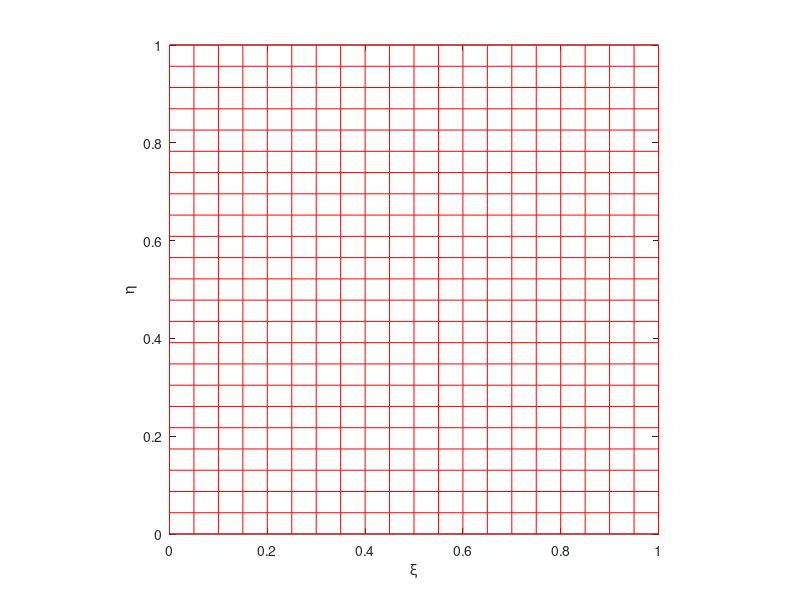
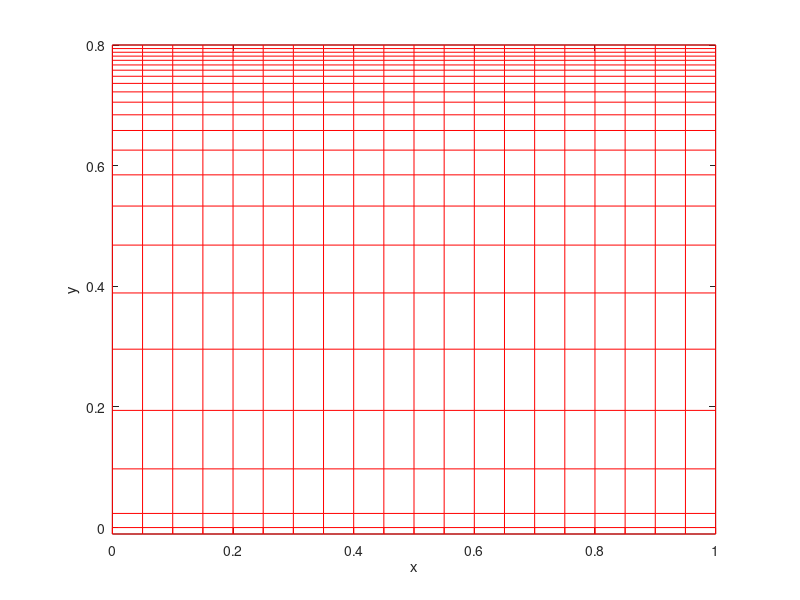
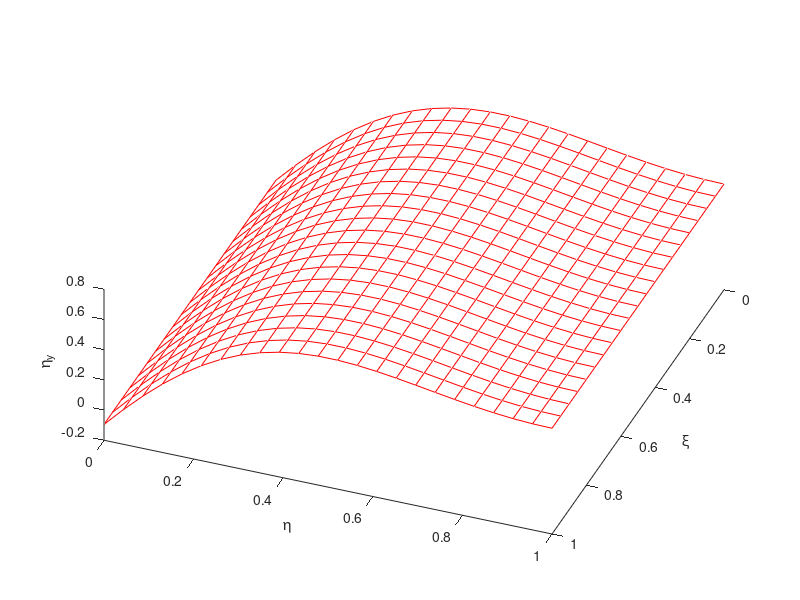

Reproduce these figures in MATLAB, in order.
clc
clear all
close all

l_xi = 1.0;
l_eta = 1.0;
H = 0.8;
IM = 21;
JM = 24;
dxi = l_xi/(IM-1);
deta = l_eta/(JM-1);
beta = 0.4;                            % clustering parameter                                     
beta1 = (beta+1)/(beta-1);
for i = 1:IM 
    for j = 1:JM 
%         compute coordinates of computational domain 
        xi(i,j) = (i-1)*dxi;
        eta(i,j) = (j-1)*deta;
        beta2 = beta1^(1-eta(i,j));
%         computing the coordinates of physical domain acoording to the
%         relation given by (9.33) and (9.34)     
        x(i,j) = xi(i,j);
        y(i,j) = H*((beta+1)-((beta-1)*beta2))/(beta2+1);
        y_term  = (1-(y(i,j)/H))^2;
        
 %        computing metrics using equations(9.38) 
        eta_y(i,j) = 2*beta/(H*(beta*beta-y_term)*log(beta1));
        
    end
end

% Plotting computational domain 
figure(1)
  plot(xi,eta,'-r',xi',eta','-r')  
  axis image
  xlabel('\xi')
ylabel('\eta')
  
% Plotting physical domain 
  figure(2)
  plot(x,y,'-r',x',y','-r')
  axis image
  xlabel('x')
ylabel('y')
  
% Plotting distribution of metrics 
  figure(3)
  plot3(xi,eta,eta_y,'-r',xi',eta',eta_y','-r')
xlabel('\xi')
ylabel('\eta')
zlabel('\eta_{y}')
view(111,60)
 
  